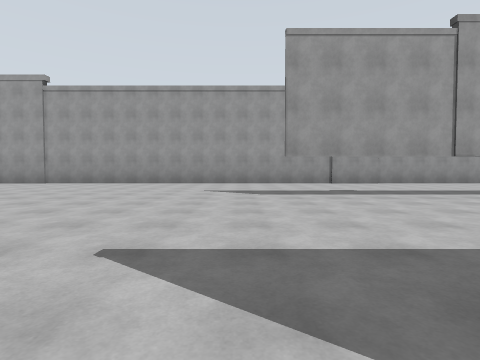
[1] (above)

24 first-person views from a walk through a robot-simulator world made for Gazebo. The camera is 1.2 m above the floor, tilts 2° down and sees 80° across. The floor is counted in squares, 4 m on a side. Each view is taken from the middle of a square. On the plan, view 1 faces up. The plan holds only what a view shows up to about 9 squares ahead; the rest is blank.

[2]
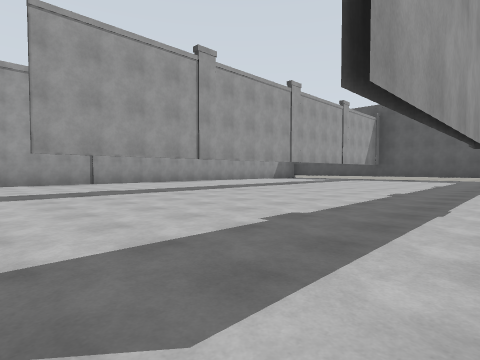

[3]
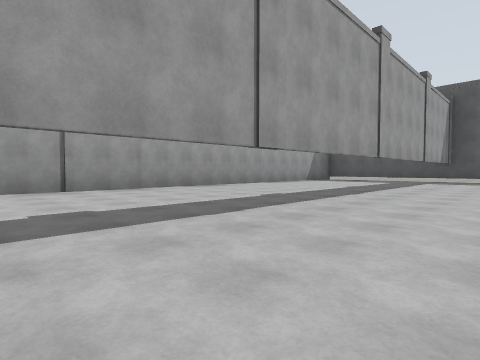

[4]
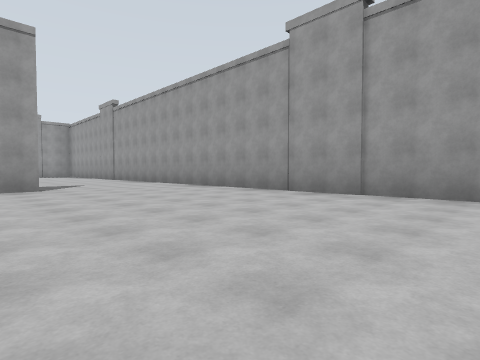

[5]
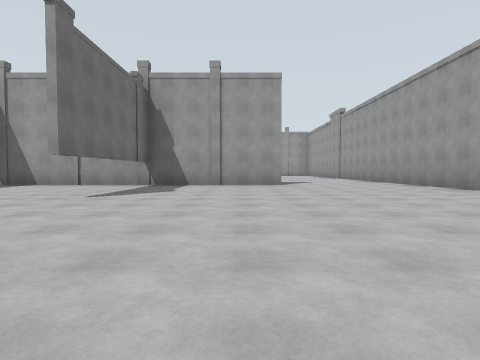

[6]
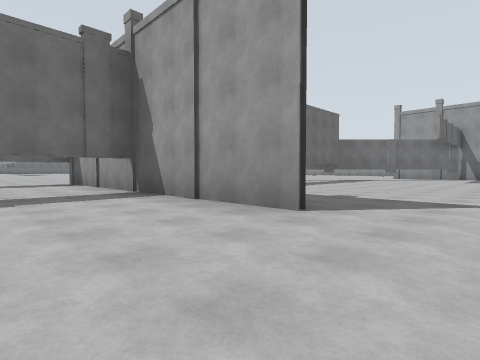

[7]
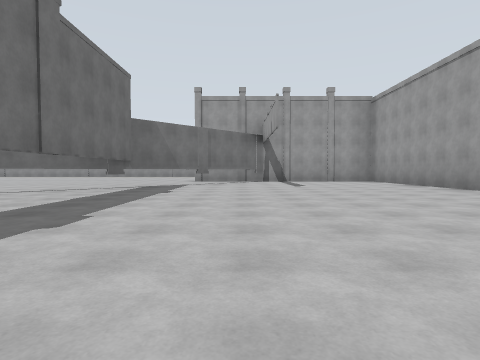

[8]
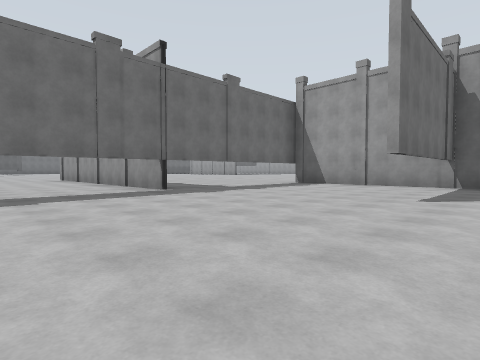

[9]
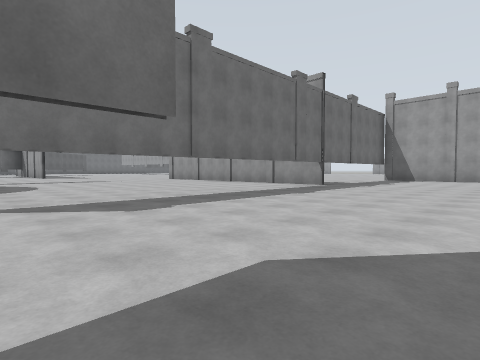

[10]
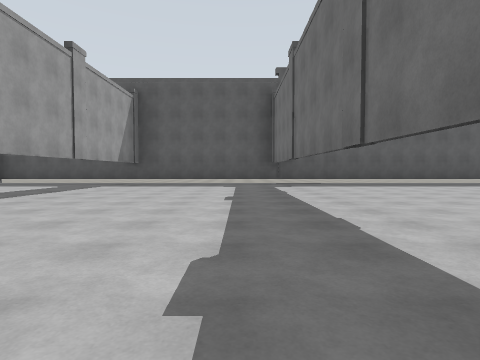

[11]
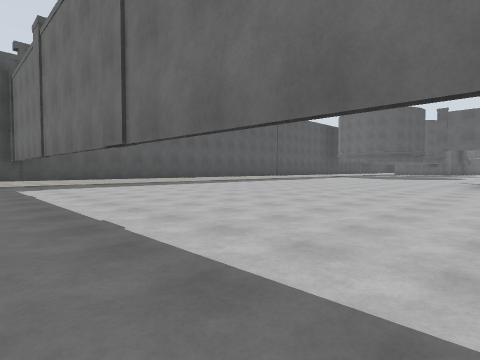

[12]
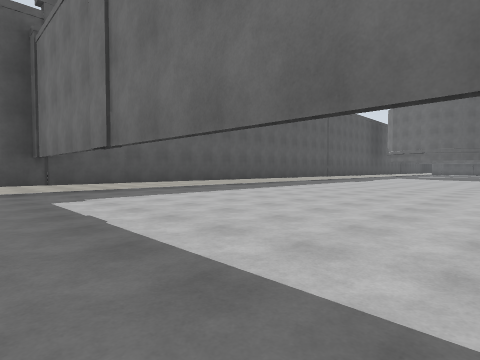

[13]
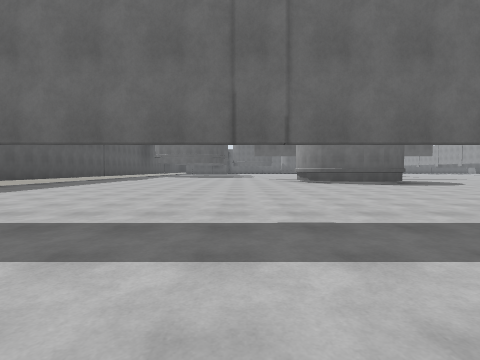

[14]
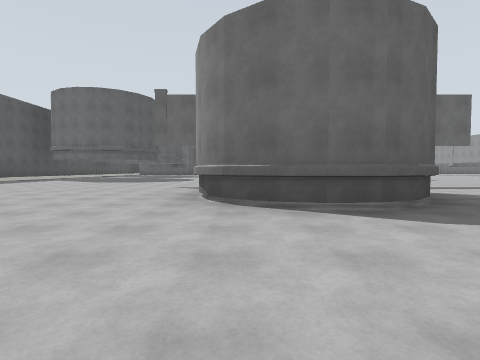

[15]
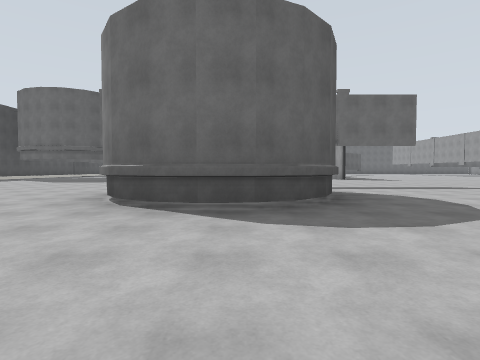

[16]
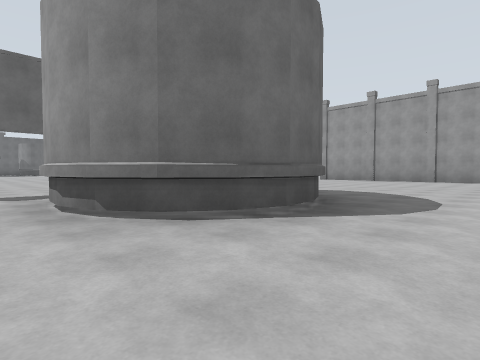

[17]
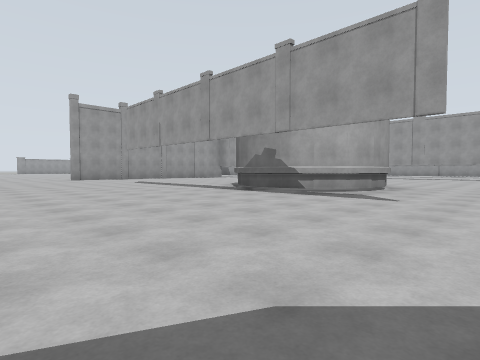

[18]
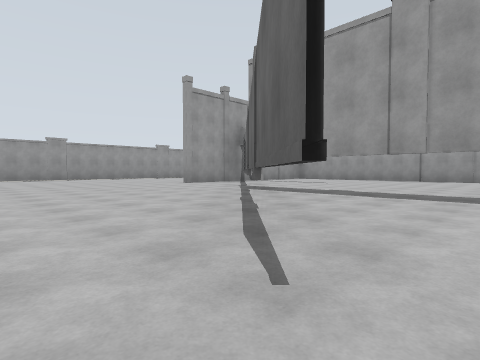

[19]
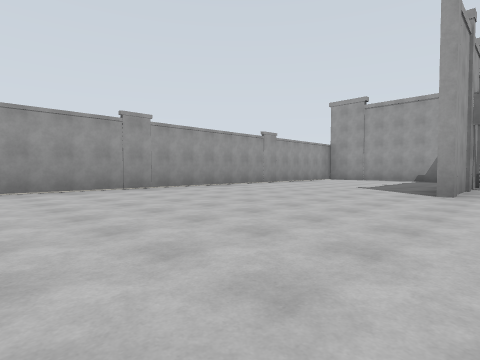

[20]
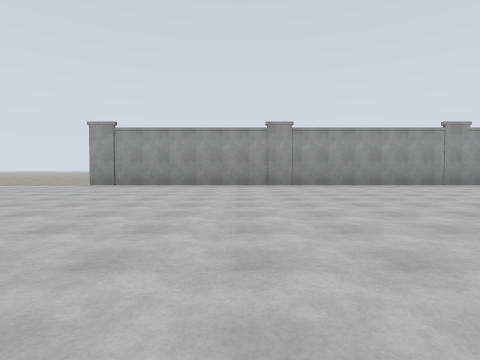

[21]
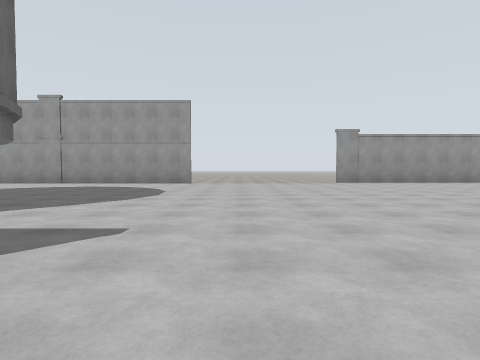

[22]
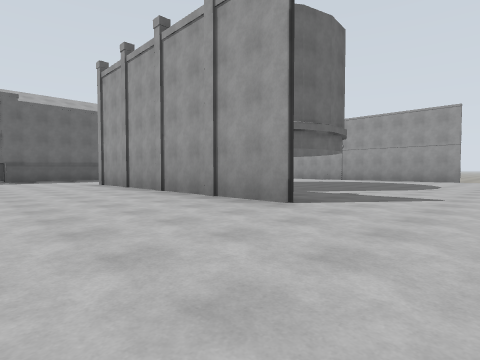

[23]
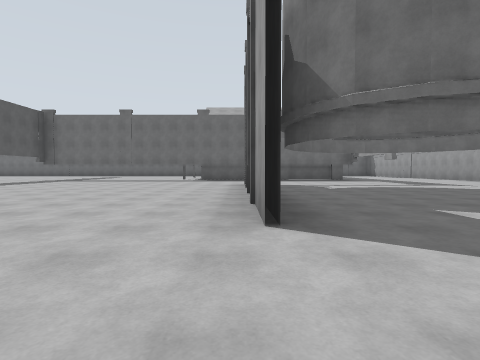

[24]
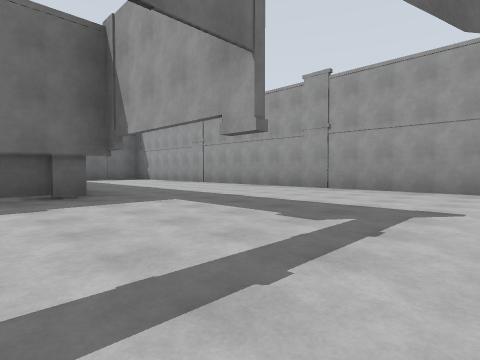

### Floor plan
Key: @ floor where view 1 was taken; # wall or solid block; . floor; v drop or lower ground; T thing the floor can be seen under or through.
Columns run from 21 left of view 1 to 10 right of it. Each row starts with its distance up from view 1.
  7  ### ##########################
  6 #...#..........................#
  5 #...#..........................#
  4 #...#..........................#
  3 #...##.......#........TTTTTTTTT
  2 #...#.T..... #.................#
  1 #......TTTT  ####..............#
  0 #.......T..  #.......@TTTTTTTT#v
 -1 #........#.  #.................#
 -2 #..........  .TTTTTTTT#........#
 -3 #.....       ....#.............#
 -4 #......      ... #.............#
 -5 #.....       ... #....###......#
 -6 #....            #....###......#
 -7  .....           #.............#
 -8  ......         ..............
 -9  .........      ...............
-10  .........      ...............#
-11 #......#..          #   .      #
-12 #......#...            ..
-13 #......#....           ..
-14 #......#....
-15 #......#.....
-16 #............
-17 #.........
-18 #...######
-19 #...    #
-20 #...
-21 #...
-22 #..
-23   .
-24   #

Positions as (right, up) in squares from view 1, and headings:
1: (0, 0), facing up
2: (0, 0), facing up-right
3: (1, 2), facing up-right
4: (-3, 3), facing up-left
5: (-2, 3), facing left
6: (-6, 5), facing down-left
7: (-9, 3), facing left
8: (-2, 2), facing down-left
9: (1, 1), facing down-left
10: (3, 1), facing right
11: (3, 1), facing down-right
12: (5, 1), facing down-right
13: (5, 2), facing down
14: (3, -2), facing down
15: (2, -2), facing down
16: (4, -3), facing down-left
17: (5, -10), facing up-left
18: (-11, -2), facing up-left
19: (-16, -2), facing up-left
20: (-15, -4), facing left
21: (-14, -9), facing left
22: (-12, -9), facing down-left
23: (-14, -9), facing down
24: (-16, -14), facing down-left
